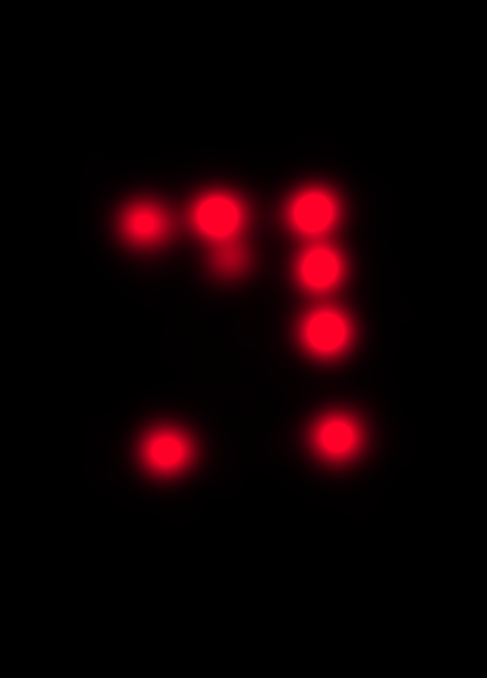
#> input picture Testing code/Robot Movement/Data/v8_t=0_avg.png, 487 x 678 px, found by its file name
$ jupyter execute --allow-errors robotPosition.ipynb
#> lines starting #> are read from the running program, lines starting #| are printed output that depends on the picture; after the words box and inside, x2 and y2 are one past the last pixel; in counts of white or black regions, pixels touching at a corner belong together
## Using Bound Rectangle of minimum area from opencv library to find out the borders of the csDNA origami to calculate the position of the robot

[cell 1]
import cv2 as cv
import numpy as np
import matplotlib.pyplot as plt

def ImageOrientation(img_path):
    # Load the image from the given path
    img = cv.imread(img_path)
#> img is the input picture: shape (678, 487, 3); mean B, G, R 2.5, 0, 15.8
    copy_1 = img.copy()

    # Convert the image to grayscale
    gray_1 = cv.cvtColor(copy_1, cv.COLOR_BGR2GRAY)
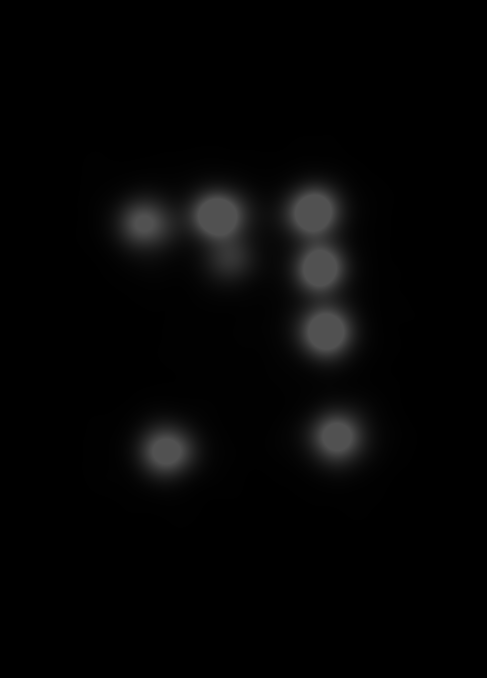
#> gray_1: shape (678, 487); min 0, max 81, mean 5

    # Apply a threshold to the image
    ret, thresh_1 = cv.threshold(gray_1, 20, 255, cv.THRESH_TOZERO)

    # Find the contours of the image
    contours_1, hierarchy = cv.findContours(thresh_1, cv.RETR_TREE, cv.CHAIN_APPROX_SIMPLE)
#> contours_1 = 4 contours; box (x1, y1, x2, y2) and area: (276, 180, 359, 366) 10484, (114, 184, 257, 281) 8620, (304, 406, 370, 469) 3164, (135, 420, 200, 482) 3040

    # Draw the contours on the image
    cv.drawContours(copy_1, contours_1, -1, (0, 255, 0), 5)

    # Sorting the contours by area
    contours_1 = sorted(contours_1, key=cv.contourArea, reverse=True)

    # Printing the area of each contour
    for contour in contours_1:
        print(cv.contourArea(contour))
#> this loop made 4 passes
#| 10484.0
#| 8620.5
#| 3163.5
#| 3040.0

    # Concatenate the contours into a single contour
    single_contour = np.concatenate(contours_1)
#> single_contour = contour of 598 points, box (x1, y1, x2, y2) (114, 180, 370, 482), area 16430

    # Using the single_contour to draw the contour on the image
    cv.drawContours(copy_1, [single_contour], -1, (0, 255, 0), 5)

    # Using bounding rectangle to rotate the image to align properly
    rect = cv.minAreaRect(single_contour)
#> rect = ((241.5, 329.2), (235.3, 294.7), -5.22)

    box = cv.boxPoints(rect)
#> box = [[137.7, 486.7], [110.9, 193.1], [345.2, 171.7], [372, 465.3]]
    box = np.int64(box)
#> box = [[137, 486], [110, 193], [345, 171], [372, 465]]

    cv.drawContours(copy_1, [box], 0, (0, 255, 255), 2)
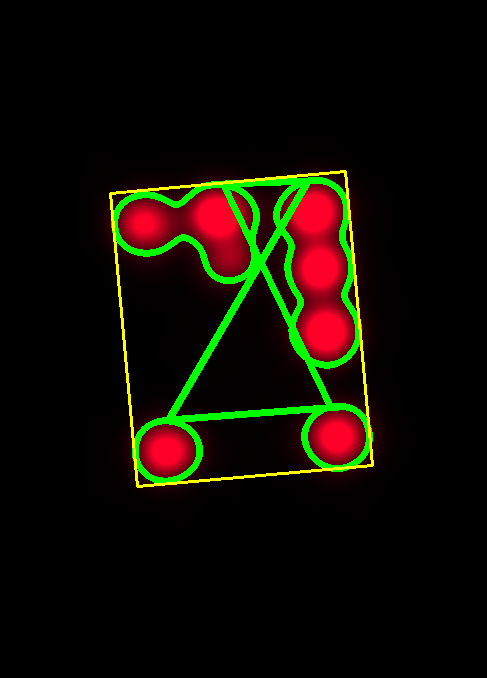
#> copy_1: shape (678, 487, 3); mean B, G, R 2.1, 11.9, 15.8

    # Get the rotation angle and adjust it to ensure the longer side is parallel to the x-axis
    angle = rect[2]
#> angle = -5.22
    if rect[1][0] < rect[1][1]:
        angle += 90
#> angle = 84.78
    rows, cols = img.shape[:2]
    M = cv.getRotationMatrix2D((cols / 2, rows / 2), angle, 1)
#> M = [[0.0909, 0.996, -116.2], [-0.996, 0.0909, 550.7]]
    dst = cv.warpAffine(img, M, (cols, rows))
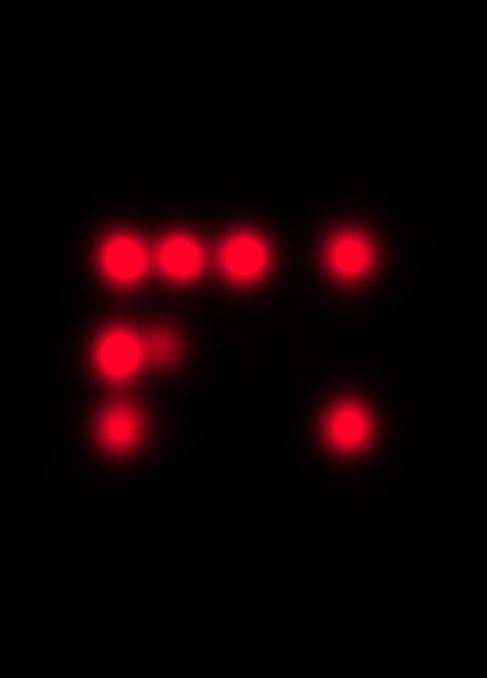
#> dst: shape (678, 487, 3); mean B, G, R 2.5, 0, 15.8

    # Making a copy of the rotated image
    copy_2 = dst.copy()
    copy_3 = dst.copy()

    # Drawing the contours on the rotated image copy_2
    gray_2 = cv.cvtColor(copy_2, cv.COLOR_BGR2GRAY)
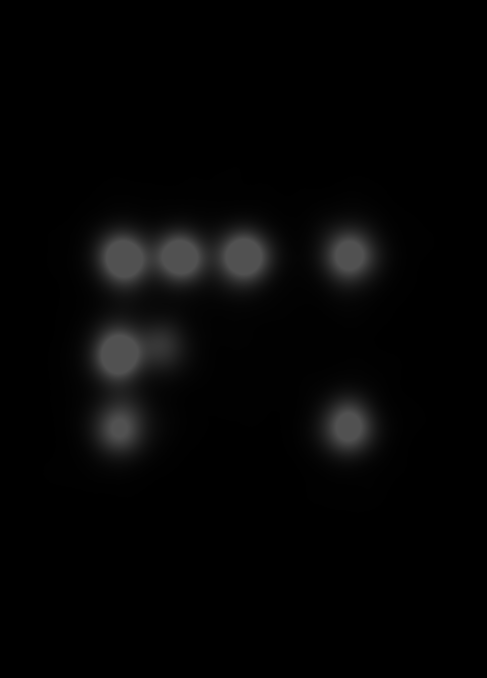
#> gray_2: shape (678, 487); min 0, max 81, mean 5
    ret, thresh_2 = cv.threshold(gray_2, 20, 255, cv.THRESH_TOZERO)
    contours_2, hierarchy = cv.findContours(thresh_2, cv.RETR_TREE, cv.CHAIN_APPROX_SIMPLE)
#> contours_2 = 4 contours; box (x1, y1, x2, y2) and area: (91, 224, 278, 297) 10486, (86, 315, 185, 458) 8612, (318, 223, 382, 289) 3162, (317, 393, 379, 459) 3044
    cv.drawContours(copy_2, contours_2, -1, (0, 255, 0), 5)
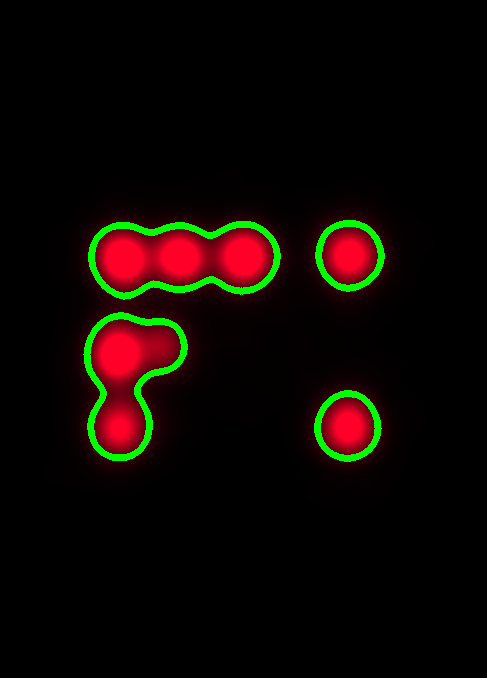
#> copy_2: shape (678, 487, 3); 2.56% of pixels changed, all inside (x1, y1, x2, y2) = (83, 220, 385, 462)

    # Sorting the contours by area
    contours_2 = sorted(contours_2, key=cv.contourArea, reverse=True)


    # Finding the position of the first contour
    x_1, y_1, w_1, h_1 = cv.boundingRect(contours_2[0])
#> x_1 = 91; y_1 = 224; w_1 = 187; h_1 = 73
    print(x_1, y_1)
#| 91 224

    # Rotating copy_3 by 180 degrees
    rows, cols = copy_3.shape[:2]
    M = cv.getRotationMatrix2D((cols / 2, rows / 2), 180, 1)
#> M = [[-1, 1.22e-16, 487], [-1.22e-16, -1, 678]]
    dst_2 = cv.warpAffine(copy_3, M, (cols, rows))
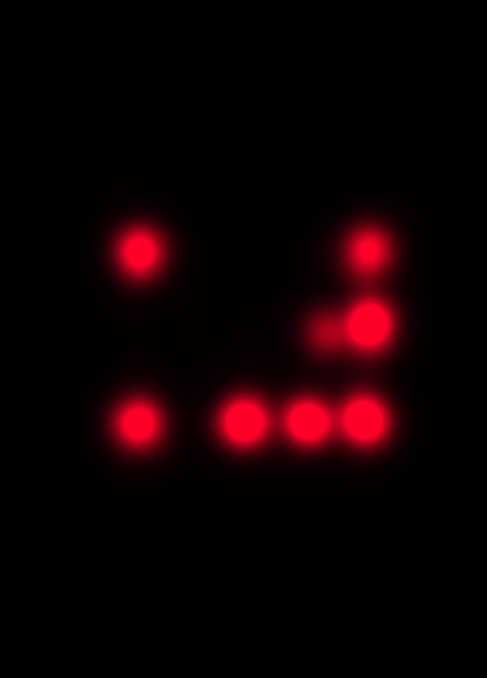
#> dst_2: shape (678, 487, 3); mean B, G, R 2.5, 0, 15.8

    # Making a copy of the rotated image
    copy_4 = dst_2.copy()

    # Drawing the contours on the rotated image copy_4
    gray_3 = cv.cvtColor(copy_4, cv.COLOR_BGR2GRAY)
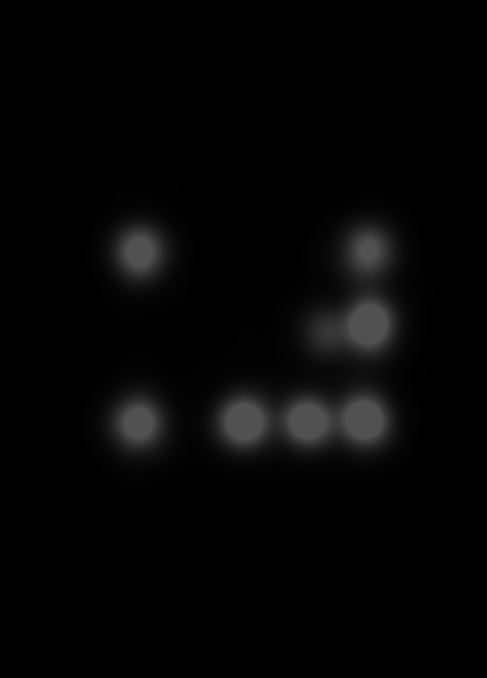
#> gray_3: shape (678, 487); min 0, max 81, mean 5
    ret, thresh_3 = cv.threshold(gray_3, 20, 255, cv.THRESH_TOZERO)
    contours_3, hierarchy = cv.findContours(thresh_3, cv.RETR_TREE, cv.CHAIN_APPROX_SIMPLE)
#> contours_3 = 4 contours; box (x1, y1, x2, y2) and area: (210, 382, 397, 455) 10486, (303, 221, 402, 364) 8612, (106, 390, 170, 456) 3162, (109, 220, 171, 286) 3044
    cv.drawContours(copy_4, contours_3, -1, (0, 255, 0), 5)
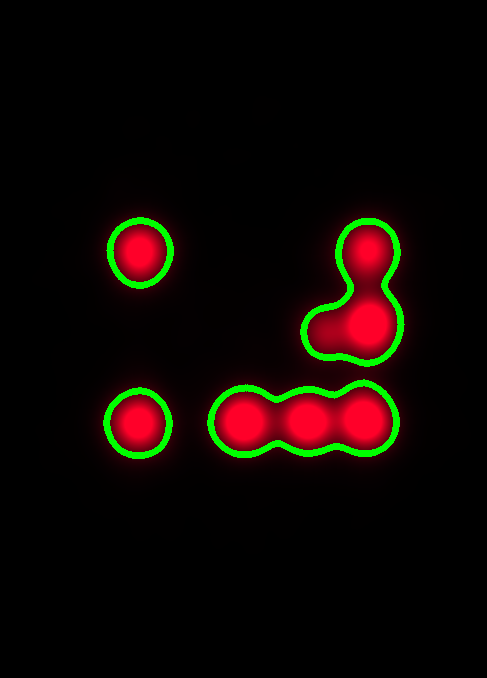
#> copy_4: shape (678, 487, 3); 2.56% of pixels changed, all inside (x1, y1, x2, y2) = (103, 217, 405, 459)

    # Sorting the contours by area
    contours_3 = sorted(contours_3, key=cv.contourArea, reverse=True)

    # Printing the coordinates of the first contour
    x_2, y_2, w_2, h_2 = cv.boundingRect(contours_3[0])
#> x_2 = 210; y_2 = 382; w_2 = 187; h_2 = 73
    print(x_2, y_2)
#| 210 382
#> (the rest of the program and of its run is left out)
